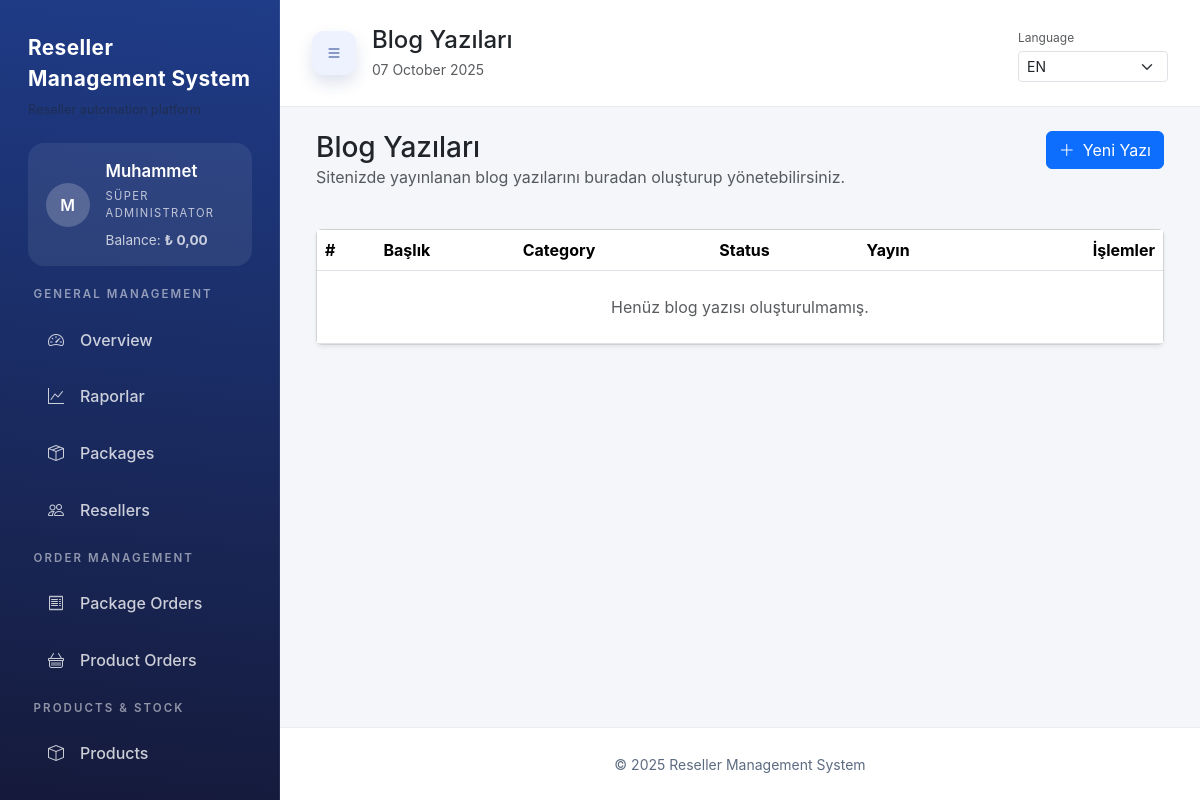
The app's page /admin/blog-posts.php (signed in) with its own data.
### tables this page shows
CREATE TABLE IF NOT EXISTS users (
    id INT AUTO_INCREMENT PRIMARY KEY,
    name VARCHAR(150) NOT NULL,
    email VARCHAR(150) NOT NULL UNIQUE,
    password_hash VARCHAR(255) NOT NULL,
    api_key VARCHAR(128) NULL,
    locale VARCHAR(5) NULL,
    role ENUM('super_admin','admin','finance','support','content','reseller') NOT NULL DEFAULT 'reseller',
    balance DECIMAL(12,2) NOT NULL DEFAULT 0,
    status ENUM('active','inactive') NOT NULL DEFAULT 'active',
    telegram_bot_token VARCHAR(255) NULL,
    telegram_chat_id VARCHAR(191) NULL,
    notify_order_completed TINYINT(1) NOT NULL DEFAULT 1,
    notify_balance_approved TINYINT(1) NOT NULL DEFAULT 1,
    notify_support_replied TINYINT(1) NOT NULL DEFAULT 1,
    low_balance_since DATETIME NULL DEFAULT NULL,
    created_at DATETIME NOT NULL DEFAULT CURRENT_TIMESTAMP,
    updated_at DATETIME NULL DEFAULT NULL ON UPDATE CURRENT_TIMESTAMP,
    UNIQUE KEY uniq_users_api_key (api_key)
);

### admin/blog-posts.php (the view, shortened to what the rows shown need)
<?php
require __DIR__ . '/../bootstrap.php';
$pageTitle = 'Blog Yazıları';
include __DIR__ . '/../templates/header.php';
?>
<div class="container-fluid">
    <div class="row mb-4">
        <div class="col-lg-8">
            <h1 class="h3 mb-0">Blog Yazıları</h1>
        </div>
    </div>
    <div class="card shadow-sm">
        <div class="card-body p-0">
            <div class="table-responsive">
                <table class="table table-hover mb-0 align-middle">
                    <thead>
                    <tr>
                        <th>#</th>
                        <th>Başlık</th>
                        <th>Kategori</th>
                        <th>Durum</th>
                        <th>Yayın</th>
                        <th class="text-end">İşlemler</th>
                    </tr>
                    </thead>
                </table>
            </div>
        </div>
    </div>
</div>
<?php include __DIR__ . '/../templates/footer.php';

### templates/header.php (shortened to what the rows shown need)
<?php
$user = $_SESSION['user'] ?? null;
$pageHeadline = $pageTitle ?? 'Panel';
$siteName = Helpers::siteName();
$siteTagline = Helpers::siteTagline();
$currentPath = Helpers::currentPath();
$isAdminRole = $user ? Auth::isAdminRole($user['role']) : false;
$isAdminArea = $user && $isAdminRole && strpos($currentPath, '/admin/') === 0;
$menuBadges = array();
if ($user && $isAdminRole) {
    try {
        $sidebarPdo = Database::connection();
        if (Auth::userHasRole($user, array('super_admin', 'admin', 'support'))) {
            $menuBadges['/admin/orders.php'] = (int) $sidebarPdo
                ->query("SELECT COUNT(*) FROM package_orders WHERE status IN ('pending','paid')")
                ->fetchColumn();
            $menuBadges['/admin/product-orders.php'] = (int) $sidebarPdo
                ->query("SELECT COUNT(*) FROM product_orders WHERE status IN ('pending','processing')")
                ->fetchColumn();
        }
    } catch (\Throwable $sidebarException) {
        $menuBadges = array();
    }
}
$menuSections = array();
if ($user) {
    if ($isAdminRole) {
        foreach ($adminSections as $section) {
            $items = array();
            foreach ($section['items'] as $item) {
                $allowedRoles = $item['roles'] ?? Auth::adminRoles();
                if (Auth::userHasRole($user, $allowedRoles)) {
                    $items[] = $item;
                }
            }
            if ($items) {
                $section['items'] = $items;
                $menuSections[] = $section;
            }
        }
    }
}
$nameSource = $user['name'] ?? ($user['email'] ?? 'U');
if (function_exists('mb_substr')) {
    $avatarInitial = mb_strtoupper(mb_substr($nameSource, 0, 1, 'UTF-8'), 'UTF-8');
} else {
    $avatarInitial = strtoupper(substr($nameSource, 0, 1));
}
$userRoleLabel = $user ? Auth::roleLabel($user['role']) : '';
?>
<!DOCTYPE html>
<html lang="<?= Lang::htmlLocale() ?>">
<head>
    <link href="https://cdn.jsdelivr.net/npm/bootstrap@5.3.2/dist/css/bootstrap.min.css" rel="stylesheet">
    <link href="https://cdn.jsdelivr.net/npm/bootstrap-icons@1.11.1/font/bootstrap-icons.css" rel="stylesheet">
    <link href="/assets/css/style.css" rel="stylesheet">
</head>
<body>
<div class="app-shell">
    <?php if ($user): ?>
        <aside class="app-sidebar" id="appSidebar">
            <div class="sidebar-brand">
                <a href="<?= $isAdminArea ? '/admin/dashboard.php' : '/dashboard.php' ?>"><?= Helpers::sanitize($siteName) ?></a>
                <?php if ($siteTagline): ?>
                    <div class="sidebar-brand-tagline text-muted small"><?= Helpers::sanitize($siteTagline) ?></div>
                <?php endif; ?>
            </div>
            <div class="sidebar-user d-flex align-items-center gap-3">
                <span class="avatar-circle avatar-circle--sidebar fw-semibold flex-shrink-0"><?= Helpers::sanitize($avatarInitial) ?></span>
                <div class="flex-grow-1">
                    <div class="sidebar-user-name fw-semibold mb-1"><?= Helpers::sanitize($user['name']) ?></div>
                    <div class="sidebar-user-role text-uppercase small mb-2"><?= Helpers::sanitize($userRoleLabel) ?></div>
                    <?php if (Helpers::featureEnabled('balance')): ?>
                        <div class="sidebar-user-balance small text-white-75">
                            <?= Helpers::sanitize('Bakiye') ?>:
                            <strong><?= Helpers::formatCurrencyHtml((float) $user['balance']) ?></strong>
                        </div>
                    <?php endif; ?>
                </div>
            </div>
            <nav class="sidebar-nav" id="sidebarNav">
                <?php foreach ($menuSections as $section): ?>
                    <div class="sidebar-section">
                        <div class="sidebar-section-heading text-uppercase text-white-75 small fw-semibold">
                            <?= Helpers::sanitize($section['heading']) ?>
                        </div>
                        <ul class="list-unstyled mb-0 sidebar-section-list">
                            <?php foreach ($section['items'] as $navItem): ?>
                                <?php $itemActive = Helpers::isActive($navItem['pattern']); ?>
                                <li>
                                    <a href="<?= $navItem['href'] ?>" class="sidebar-link <?= $itemActive ? 'active' : '' ?>">
                                        <?php if (!empty($navItem['icon'])): ?>
                                            <span class="sidebar-link-icon"><i class="<?= Helpers::sanitize($navItem['icon']) ?>"></i></span>
                                        <?php endif; ?>
                                        <span class="sidebar-link-text"><?= Helpers::sanitize($navItem['label']) ?></span>
                                    </a>
                                </li>
                            <?php endforeach; ?>
                        </ul>
                    </div>
                <?php endforeach; ?>
            </nav>
        </aside>
    <?php endif; ?>
    <div class="app-main d-flex flex-column flex-grow-1">
        <?php if ($user): ?>
            <header class="app-topbar d-flex align-items-center justify-content-between gap-3 flex-wrap">
                <div class="d-flex align-items-center gap-3">
                    <div>
                        <h1 class="h4 mb-1"><?= Helpers::sanitize($pageHeadline) ?></h1>
                    </div>
                </div>
            </header>
        <?php endif; ?>
        <main class="app-content flex-grow-1">
            <div class="app-content-inner py-4">
                <div class="app-container">

### records on screen
users: name "M", name "Muhammet", role "SÜPER ADMINISTRATOR"

### other values on screen
Helpers::sanitize($siteName) "Reseller Management System"
Helpers::sanitize('Bakiye') "Balance"
$formatted "0,00"
Helpers::sanitize($section['heading']) "GENERAL MANAGEMENT"
Helpers::sanitize($navItem['label']) "Overview"
Helpers::sanitize($navItem['label']) "Raporlar"
Helpers::sanitize($navItem['label']) "Packages"
Helpers::sanitize($navItem['label']) "Resellers"
Helpers::sanitize($section['heading']) "ORDER MANAGEMENT"
Helpers::sanitize($navItem['label']) "Package Orders"
Helpers::sanitize($navItem['label']) "Product Orders"
Helpers::sanitize($section['heading']) "PRODUCTS & STOCK"
Helpers::sanitize($navItem['label']) "Products"
Helpers::sanitize($pageHeadline) "Blog Yazıları"
Helpers::sanitize('Dil') "Language"
